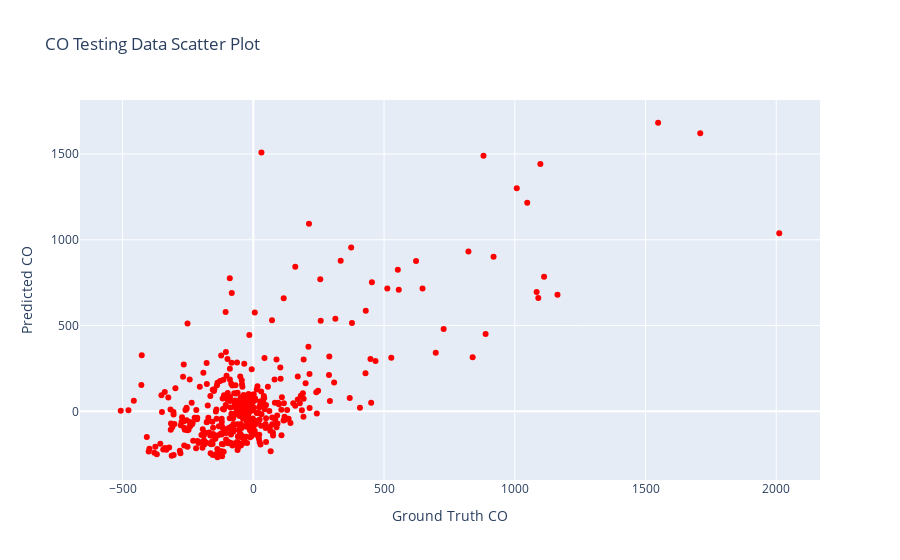

Notebook cell for this chart:
### Code cell
#CO: Making predictions using testing data and plotting for testing data
y_pred_testCO = lr.predict(X_testCO)
y_pred_testCO = pd.DataFrame(y_pred_testCO, columns = ['Predicted CO'])
testing_pred_vs_gtCO = pd.concat([y_pred_testCO, y_testCO.reset_index()], axis = 1)
fig = px.scatter(testing_pred_vs_gtCO, x="Ground Truth CO", y="Predicted CO",color_discrete_sequence = ['red'], 
                 title = 'CO Testing Data Scatter Plot')
fig.show()

### Figure 1 — Plotly figure (JSON) as saved in the notebook; plotly's stock layout.template omitted (floating-point values rounded to 4 significant figures; data arrays with more than 128 entries replaced by an {"elided": "..."} marker saying what was removed)
{"data": [{"hovertemplate": "Ground Truth CO=%{x}<br>Predicted CO=%{y}<extra></extra>", "legendgroup": "", "marker": {"color": "red", "symbol": "circle"}, "mode": "markers", "name": "", "orientation": "v", "showlegend": false, "type": "scatter", "x": {"elided": "422 float values"}, "xaxis": "x", "y": {"elided": "422 float values"}, "yaxis": "y"}], "layout": {"legend": {"tracegroupgap": 0}, "title": {"text": "CO Testing Data Scatter Plot"}, "xaxis": {"anchor": "y", "domain": [0, 1], "title": {"text": "Ground Truth CO"}}, "yaxis": {"anchor": "x", "domain": [0, 1], "title": {"text": "Predicted CO"}}}}
